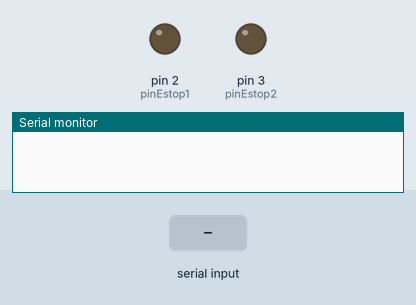
Bench run of a sketch on a simulated Arduino Uno, built with avr-gcc and run on an emulated ATmega328P. Parts: output pins drawn as LEDs (lit = HIGH), the last lines printed to the serial monitor. The inputs (shaded band) are chosen by the test bench. Pins used as bus, display or sensor lines are not drawn.

Above: at 1.2 s.
1.3 s: "S\n" received over Serial
At 2.0 s:
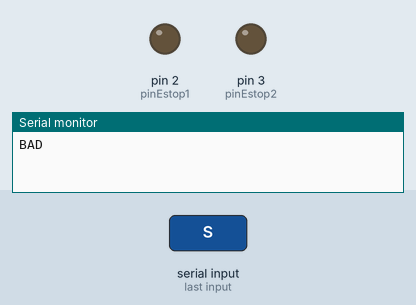
2.9 s: "s\n" received over Serial
At 3.5 s:
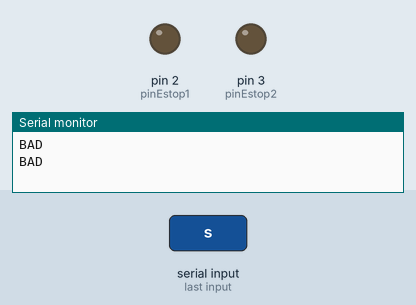
4.4 s: "0\n" received over Serial
At 7.9 s:
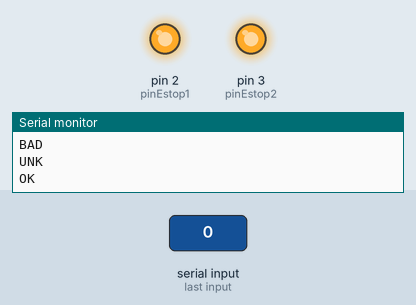
Timing chart, 0 to 9.4 s (numbered marks = the images above; inputs shaded):
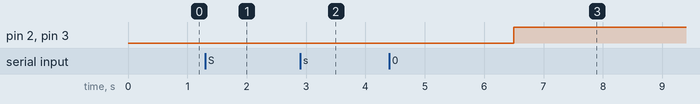

The sketch:

nextgae_estop.ino
```cpp
// (licence header left out)
const byte pinEstop1  = 2;
const byte pinEstop2  = 3;
const byte pinReset1  = 4;
const byte pinReset2  = 5;
const byte pinPower  = 6;

int pingCount        = 0;
const int timeout    = 20;

void setup() {
  pinMode(pinEstop1, OUTPUT);
  pinMode(pinEstop2, OUTPUT);
  pinMode(pinReset1, OUTPUT);
  pinMode(pinReset2, OUTPUT);
  pinMode(pinPower, OUTPUT);
  // LOW = Relay ON, HIGH = Relay OFF
  digitalWrite(pinEstop1, LOW);
  digitalWrite(pinEstop2, LOW);
  digitalWrite(pinReset1, HIGH);
  digitalWrite(pinReset2, HIGH);
  digitalWrite(pinPower, HIGH);
  Serial.begin(9600);
}

void loop() {
  delay(100);
  if (pingCount < timeout) ++pingCount;

  while (Serial.available() > 0)
  {
    char ret;
    char val;
    Serial.readBytes(&ret, 1);
    switch (ret)
    {
      case '\n':
        // Ping
        Serial.println("OK");
        break;
      case 'S':
      case 's':
        // EStop
        Serial.readBytes(&val, 1);
        switch (val)
        {
          case '0':
            digitalWrite(pinEstop1, LOW);
            digitalWrite(pinEstop2, LOW);
            break;
          case '1':
            digitalWrite(pinEstop1, HIGH);
            digitalWrite(pinEstop2, HIGH);
            break;
          default:
            Serial.println("BAD");
        }
        Serial.readBytes(&ret, 1);
        break;
      case 'P':
      case 'p':
        // Power
        Serial.println("PWR");
        digitalWrite(pinPower, LOW);
        delay(500);
        digitalWrite(pinPower, HIGH);
        Serial.readBytes(&ret, 1);
        break;
      case 'R':
      case 'r':
        // Reset
        Serial.println("RST");
        digitalWrite(pinReset1, LOW);
        digitalWrite(pinReset2, LOW);
        delay(500);
        digitalWrite(pinReset1, HIGH);
        digitalWrite(pinReset2, HIGH);
        Serial.readBytes(&ret, 1);
        break;
      default:
        Serial.println("UNK");
        continue;
    }
    pingCount = 0;
  }

  if (pingCount >= timeout)
  {
    digitalWrite(pinEstop1, HIGH);
    digitalWrite(pinEstop2, HIGH);
  }
}
```

Measured:
- after the input at 1.3 s, pin 2 (pinEstop1), pin 3 (pinEstop2): stays LOW (without the input it goes to HIGH after 0.70 s)
- after the input at 2.9 s, pin 2 (pinEstop1), pin 3 (pinEstop2): stays LOW (without the input it goes to HIGH after 1.5 s)
- after the input at 4.4 s, pin 2 (pinEstop1), pin 3 (pinEstop2): LOW → HIGH after 2.1 s instead of 1.6 s
